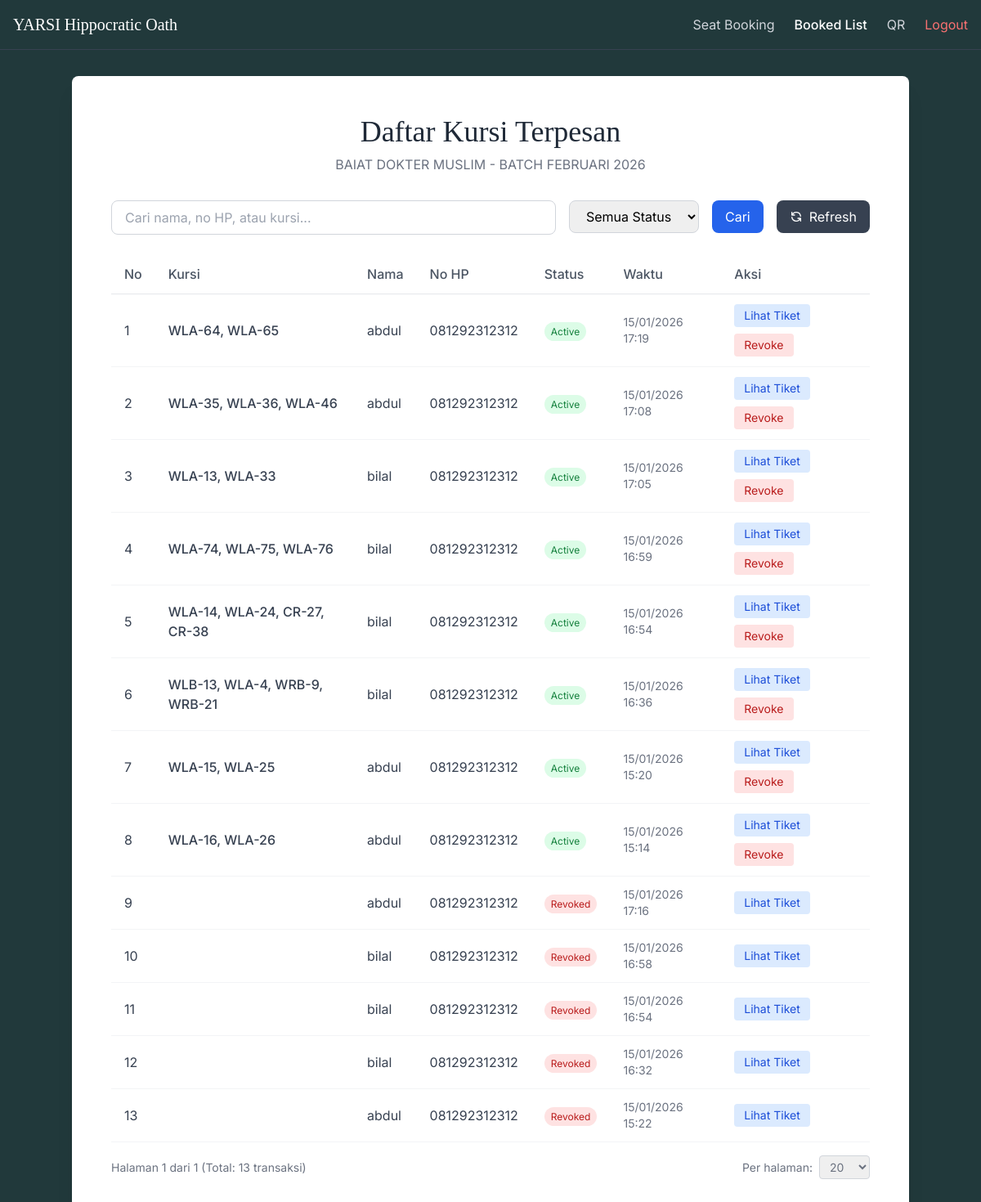
The app's page /booked (signed in) with its own data.
### app.py (models this page shows, shortened)
class Transaction(db.Model):
    id = db.Column(db.Integer, primary_key=True)
    ticket_hash = db.Column(db.String(32), unique=True, nullable=False)
    name = db.Column(db.String(100), nullable=False)
    phone = db.Column(db.String(20), nullable=False)
    timestamp = db.Column(db.DateTime, default=datetime.utcnow)
    status = db.Column(db.String(20), default='pending')  # pending / active / revoked
    booked_by_admin = db.Column(db.Boolean, default=False)  # True if booked by admin
    seats = db.relationship('Seat', backref='transaction', lazy=True)

class Seat(db.Model):
    id = db.Column(db.Integer, primary_key=True)
    region = db.Column(db.String(10), nullable=False)
    seat_number = db.Column(db.Integer, nullable=False)
    transaction_id = db.Column(db.Integer, db.ForeignKey('transaction.id'), nullable=True)
    __table_args__ = (db.UniqueConstraint('region', 'seat_number', name='unique_seat'),)

### app.py (the view, shortened to what this page needs)
@app.route('/booked')
@login_required
def booked_list():
    expire_pending_tickets()  # Clean up expired pending tickets
    page = request.args.get('page', 1, type=int)
    per_page = request.args.get('per_page', 20, type=int)
    status_filter = request.args.get('status', 'all')
    search = request.args.get('search', '').strip()
    from sqlalchemy import case
    status_order = case(
        (Transaction.status == 'pending', 0),
        (Transaction.status == 'active', 1),
        (Transaction.status == 'expired', 2),
        (Transaction.status == 'revoked', 3),
        else_=4
    )
    query = Transaction.query
    if status_filter != 'all':
        query = query.filter(Transaction.status == status_filter)
    pagination = query.order_by(
        status_order,
        Transaction.timestamp.desc()
    ).paginate(page=page, per_page=per_page, error_out=False)
    return render_template('booked.html',
                           transactions=pagination.items,
                           pagination=pagination,
                           status_filter=status_filter,
                           search=search)

### app.py (called while the page is built)
def login_required(f):
    @wraps(f)
    def decorated_function(*args, **kwargs):
        if not session.get('logged_in'):
            return redirect(url_for('login'))
        return f(*args, **kwargs)
    return decorated_function

def expire_pending_tickets():
    cutoff = datetime.now(timezone.utc).replace(tzinfo=None) - timedelta(minutes=PENDING_TIMEOUT_MINUTES)
    expired = Transaction.query.filter(
        Transaction.status == 'pending',
        Transaction.timestamp < cutoff
    ).all()
    for transaction in expired:
        transaction.status = 'expired'
        for seat in transaction.seats:
            seat.transaction_id = None
    if expired:
        db.session.commit()
    return len(expired)

### templates/booked.html (shortened to what this page needs)
{% extends 'base.html' %}
{% block content %}
<div class="bg-white rounded-lg shadow-xl p-8 md:p-12 max-w-5xl w-full">
    <div class="text-center mb-8">
        <h1 class="font-serif text-3xl md:text-4xl text-gray-800 mb-2">Daftar Kursi Terpesan</h1>
        <p class="text-gray-500 text-sm md:text-base">BAIAT DOKTER MUSLIM - BATCH FEBRUARI 2026</p>
    </div>
    <form id="filter-form" method="GET" class="flex flex-col md:flex-row gap-4 mb-6">
        <div class="flex-1 relative">
            <input type="text" name="search" id="search" placeholder="Cari nama, no HP, atau kursi..."
                   value="{{ search }}"
                   class="w-full px-4 py-2 pr-10 border border-gray-300 rounded-lg focus:outline-none focus:ring-2 focus:ring-blue-500 focus:border-transparent">
        </div>
        <div>
            <select name="status" id="status-filter" class="px-4 py-2 border border-gray-300 rounded-lg focus:outline-none focus:ring-2 focus:ring-blue-500 focus:border-transparent"
                    onchange="this.form.submit()">
                <option value="all" {% if status_filter == 'all' %}selected{% endif %}>Semua Status</option>
            </select>
        </div>
        <div>
            <button type="submit" class="px-4 py-2 bg-blue-600 hover:bg-blue-700 text-white rounded-lg transition-colors">
                Cari
            </button>
        </div>
        <div>
            <button type="button" onclick="location.reload()" class="relative px-4 py-2 bg-gray-700 hover:bg-gray-800 text-white rounded-lg transition-colors flex items-center gap-2">
                <svg class="w-4 h-4" fill="none" stroke="currentColor" viewBox="0 0 24 24">
                    <path stroke-linecap="round" stroke-linejoin="round" stroke-width="2" d="M4 4v5h.582m15.356 2A8.001 8.001 0 004.582 9m0 0H9m11 11v-5h-.581m0 0a8.003 8.003 0 01-15.357-2m15.357 2H15"/>
                </svg>
                Refresh
            </button>
        </div>
    </form>
    <div class="overflow-x-auto">
        <table class="w-full text-left">
            <thead>
                <tr class="border-b border-gray-200">
                    <th class="py-3 px-4 text-gray-600 font-medium">No</th>
                    <th class="py-3 px-4 text-gray-600 font-medium">Kursi</th>
                    <th class="py-3 px-4 text-gray-600 font-medium">Nama</th>
                    <th class="py-3 px-4 text-gray-600 font-medium">No HP</th>
                    <th class="py-3 px-4 text-gray-600 font-medium">Status</th>
                    <th class="py-3 px-4 text-gray-600 font-medium">Waktu</th>
                    <th class="py-3 px-4 text-gray-600 font-medium">Aksi</th>
                </tr>
            </thead>
            <tbody id="booking-table">
                {% if transactions %}
                    {% for t in transactions %}
                    <tr class="border-b border-gray-100 hover:bg-gray-50 table-row" data-status="{{ t.status }}" data-name="{{ t.name.lower() }}">
                        <td class="py-3 px-4 text-gray-700">{{ loop.index }}</td>
                        <td class="py-3 px-4 text-gray-700 font-medium">
                            {% for seat in t.seats %}{{ seat.region }}-{{ seat.seat_number }}{% if not loop.last %}, {% endif %}{% endfor %}
                        </td>
                        <td class="py-3 px-4 text-gray-700">{{ t.name }}</td>
                        <td class="py-3 px-4 text-gray-700">{{ t.phone }}</td>
                        <td class="py-3 px-4">
                            {% if t.status == 'active' %}
                            <span class="px-2 py-1 text-xs rounded-full bg-green-100 text-green-700">Active</span>
                            {% elif t.status == 'pending' %}
                            <span class="px-2 py-1 text-xs rounded-full bg-amber-100 text-amber-700">Pending</span>
                            {% elif t.status == 'expired' %}
                            <span class="px-2 py-1 text-xs rounded-full bg-gray-100 text-gray-700">Expired</span>
                            {% else %}
                            <span class="px-2 py-1 text-xs rounded-full bg-red-100 text-red-700">Revoked</span>
                            {% endif %}
                        </td>
                        <td class="py-3 px-4 text-gray-500 text-sm">{{ t.timestamp.strftime('%d/%m/%Y %H:%M') }}</td>
                        <td class="py-3 px-4">
                            <div class="flex gap-2 flex-wrap">
                                <a href="/ticket/{{ t.ticket_hash }}" target="_blank" class="px-3 py-1 bg-blue-100 text-blue-700 hover:bg-blue-200 rounded text-sm transition-colors">Lihat Tiket</a>
                                {% if t.status == 'pending' %}
                                <button onclick="approveTransaction({{ t.id }})" class="px-3 py-1 bg-green-100 text-green-700 hover:bg-green-200 rounded text-sm transition-colors">Approve</button>
                                <button onclick="rejectTransaction({{ t.id }})" class="px-3 py-1 bg-red-100 text-red-700 hover:bg-red-200 rounded text-sm transition-colors">Reject</button>
                                {% elif t.status == 'active' %}
                                <button onclick="revokeTransaction({{ t.id }})" class="px-3 py-1 bg-red-100 text-red-700 hover:bg-red-200 rounded text-sm transition-colors">Revoke</button>
                                {% endif %}
                            </div>
                        </td>
                    </tr>
                    {% endfor %}
                {% else %}
                <tr>
                    <td colspan="7" class="py-8 text-center text-gray-500">Belum ada data booking</td>
                </tr>
                {% endif %}
            </tbody>
        </table>
    </div>
    <div class="flex justify-between items-center mt-4 text-sm text-gray-500">
        <span>Halaman {{ pagination.page }} dari {{ pagination.pages if pagination.pages > 0 else 1 }} (Total: {{ pagination.total }} transaksi)</span>
        <div class="flex items-center gap-2">
            <span>Per halaman:</span>
            <select onchange="window.location.href='{{ url_for('booked_list', status=status_filter, search=search) }}&page=1&per_page=' + this.value"
                    class="px-2 py-1 border border-gray-300 rounded">
                <option value="20" {% if pagination.per_page == 20 %}selected{% endif %}>20</option>
            </select>
        </div>
    </div>
</div>
{% endblock %}

### templates/base.html (shortened to what this page needs)
<!DOCTYPE html>
<html lang="en">
<head>
    <script src="https://cdn.tailwindcss.com"></script>
</head>
<body class="bg-dark-bg min-h-screen font-sans flex flex-col">
    <nav class="bg-dark-bg border-b border-gray-700">
        <div class="max-w-7xl mx-auto px-4 py-4">
            <div class="flex items-center justify-between">
                <a href="/" class="font-serif text-xl text-white">YARSI Hippocratic Oath</a>
                <div class="flex items-center space-x-6">
                    <a href="/" class="text-gray-300 hover:text-white transition-colors {% if request.endpoint == 'index' %}text-white font-medium{% endif %}">Seat Booking</a>
                    <a href="/booked" class="text-gray-300 hover:text-white transition-colors {% if request.endpoint == 'booked_list' %}text-white font-medium{% endif %}">Booked List</a>
                    <a href="/qr" class="text-gray-300 hover:text-white transition-colors {% if request.endpoint == 'qr_page' %}text-white font-medium{% endif %}">QR</a>
                    {% if session.get('logged_in') %}
                    <a href="/logout" class="text-red-400 hover:text-red-300 transition-colors">Logout</a>
                    {% endif %}
                </div>
            </div>
        </div>
    </nav>
    <main class="flex-1 flex items-center justify-center p-8">
        {% block content %}{% endblock %}
    </main>
</body>
</html>

### records on screen
Transaction: name "abdul", phone "081292312312", status "Active", timestamp "15/01/2026 17:19"
Seat: region "WLA", seat_number "64"
Seat: region "WLA", seat_number "65"
Transaction: name "abdul", phone "081292312312", status "Active", timestamp "15/01/2026 17:08"
Seat: region "WLA", seat_number "35"
Seat: region "WLA", seat_number "36"
Seat: region "WLA", seat_number "46"
Transaction: name "bilal", phone "081292312312", status "Active", timestamp "15/01/2026 17:05"
Seat: region "WLA", seat_number "13"
Seat: region "WLA", seat_number "33"
Transaction: name "bilal", phone "081292312312", status "Active", timestamp "15/01/2026 16:59"
Seat: region "WLA", seat_number "74"
Seat: region "WLA", seat_number "75"
Seat: region "WLA", seat_number "76"
Transaction: name "bilal", phone "081292312312", status "Active", timestamp "15/01/2026 16:54"
Seat: region "WLA", seat_number "14"
Seat: region "WLA", seat_number "24"
Seat: region "CR", seat_number "27"
Seat: region "CR", seat_number "38"
Transaction: name "bilal", phone "081292312312", status "Active", timestamp "15/01/2026 16:36"
Seat: region "WLB", seat_number "13"
Seat: region "WLA", seat_number "4"
Seat: region "WRB", seat_number "9"
Seat: region "WRB", seat_number "21"
Transaction: name "abdul", phone "081292312312", status "Active", timestamp "15/01/2026 15:20"
Seat: region "WLA", seat_number "15"
Seat: region "WLA", seat_number "25"
Transaction: name "abdul", phone "081292312312", status "Active", timestamp "15/01/2026 15:14"
Seat: region "WLA", seat_number "16"
Seat: region "WLA", seat_number "26"
Transaction: name "abdul", phone "081292312312", status "Revoked", timestamp "15/01/2026 17:16"
Transaction: name "bilal", phone "081292312312", status "Revoked", timestamp "15/01/2026 16:58"
Transaction: name "bilal", phone "081292312312", status "Revoked", timestamp "15/01/2026 16:54"
Transaction: name "bilal", phone "081292312312", status "Revoked", timestamp "15/01/2026 16:32"
Transaction: name "abdul", phone "081292312312", status "Revoked", timestamp "15/01/2026 15:22"

### other values on screen
{{ pagination.page }} "1"
{{ pagination.pages if pagination.pages > 0 else 1 }} "1"
{{ pagination.total }} "13"
